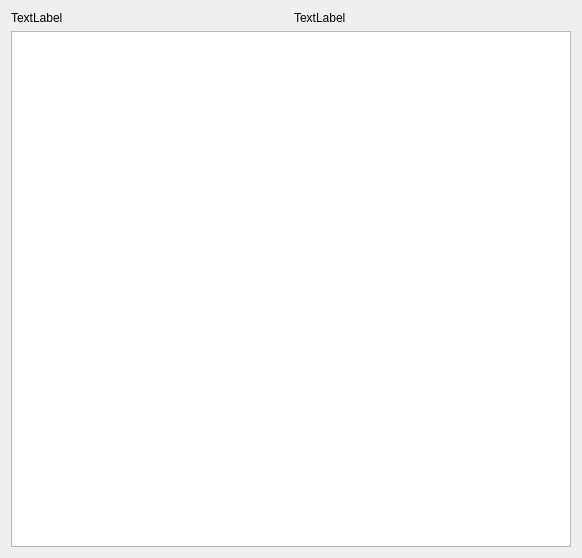
<?xml version="1.0" encoding="UTF-8"?>
<ui version="4.0">
 <class>Form</class>
 <widget class="QWidget" name="Form">
  <property name="geometry">
   <rect>
    <x>0</x>
    <y>0</y>
    <width>582</width>
    <height>558</height>
   </rect>
  </property>
  <property name="windowTitle">
   <string>Form</string>
  </property>
  <layout class="QGridLayout" name="gridLayout">
   <item row="0" column="0">
    <layout class="QHBoxLayout" name="horizontalLayout">
     <item>
      <widget class="QLabel" name="label_FilePath">
       <property name="text">
        <string>TextLabel</string>
       </property>
       <property name="textInteractionFlags">
        <set>Qt::LinksAccessibleByMouse|Qt::TextSelectableByMouse</set>
       </property>
      </widget>
     </item>
     <item>
      <widget class="QLabel" name="label_LoggingStatus">
       <property name="text">
        <string>TextLabel</string>
       </property>
      </widget>
     </item>
    </layout>
   </item>
   <item row="1" column="0">
    <widget class="QTextBrowser" name="textBrowser_LogContent">
     <property name="lineWrapMode">
      <enum>QTextEdit::NoWrap</enum>
     </property>
    </widget>
   </item>
  </layout>
 </widget>
 <resources/>
 <connections/>
</ui>
